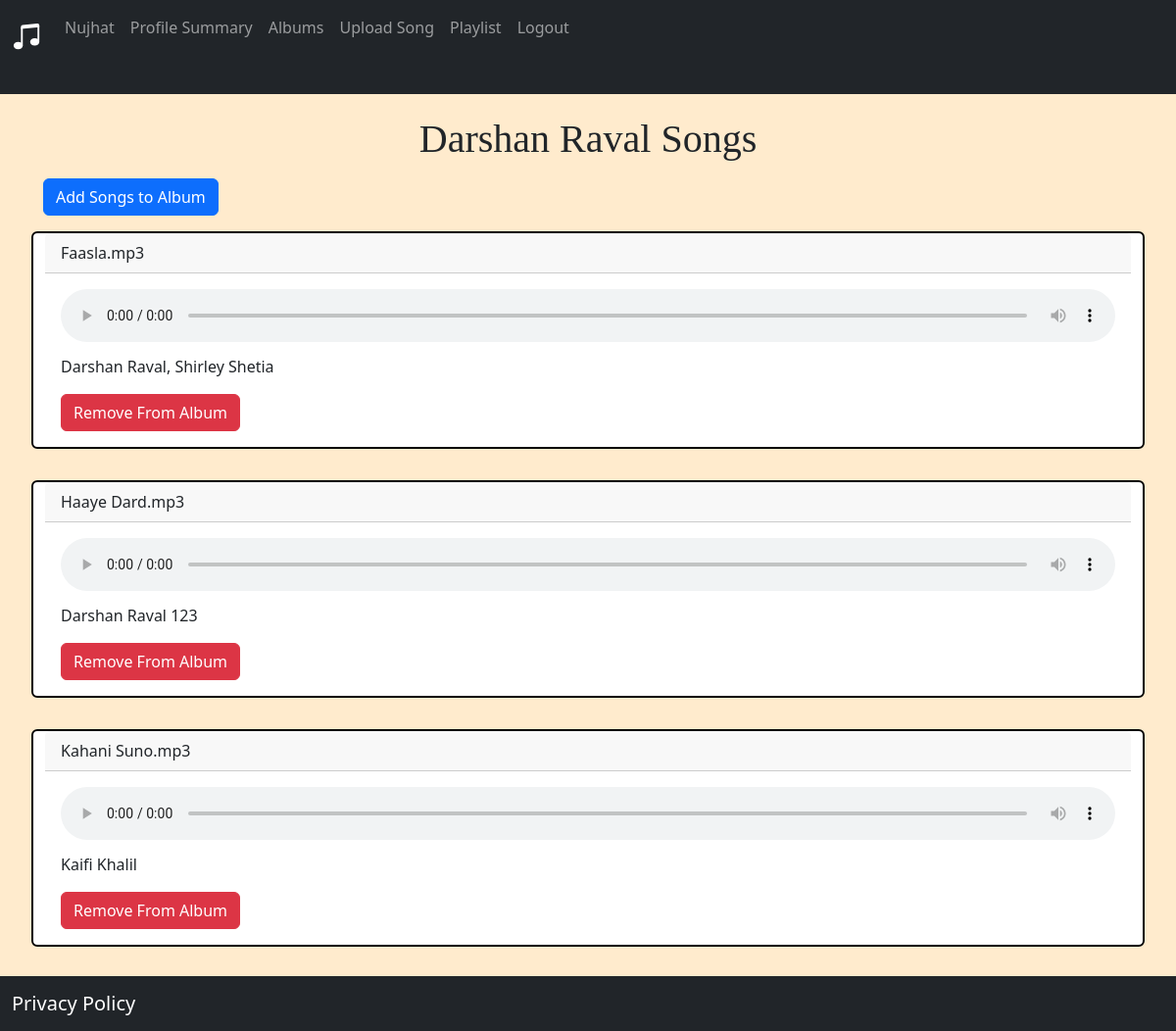
The app's page /view_album_songs/1 (signed in) with its own data.
### website/models.py (models this page shows)
class Album(db.Model):
    id = db.Column(db.Integer, primary_key = True)
    name = db.Column(db.String(150))
    genre = db.Column(db.String(150))
    artist = db.Column(db.String(150))
    created_at = db.Column(db.DateTime(), default = func.now())
    user_id = db.Column(db.Integer, db.ForeignKey('user.id'))
    album_songs = db.relationship('Song', secondary=album_song_association, back_populates='albums')

class Song(db.Model):
    id = db.Column(db.Integer, primary_key = True)
    name = db.Column(db.String(150))
    lyrics = db.Column(db.String(5000))
    duration = db.Column(db.String(150))
    singer = db.Column(db.String(150))
    genre = db.Column(db.String(150))
    created_at = db.Column(db.DateTime(), default = func.now())
    ratings = db.Column(db.Float, default=0.0)
    num_ratings = db.Column(db.Integer, default=0)
    user_id = db.Column(db.Integer, db.ForeignKey('user.id'))
    albums = db.relationship('Album', secondary= album_song_association, back_populates='album_songs')
    playlists = db.relationship('Playlist', secondary= playlist_song_association, back_populates='songs')

### website/album.py (the view)
@album.route('/view_album_songs/<album_id>')
def view_album_songs(album_id):
    user_name = session.get('user_name')
    album = Album.query.filter_by(id = album_id).first()
    songs = album.album_songs
    return render_template('view_album_songs.html', user_name= user_name, songs= songs, album=album)

### website/templates/view_album_songs.html (shortened to what this page needs)
{% extends 'base.html' %}
{% block content%}
<div class="container">
    <center><h1 style="font-family: cursive;"> {{album.name}} </h1></center>
    {% if album.user_id == session.get('user') %}
    <div class="row mt-3">
        <form method="get" action="{{ url_for('album.add_songs_to_album', album_id=album.id) }}">
            <button type="submit" class="btn btn-primary">Add Songs to Album</button>
        </form>
    </div>
{% endif %}
    <div class="row">
        {% for song in songs %}
        <div class="card mt-3 mb-3" style="border: 2px solid black;">
            <div class="card-header">
                {{ song.name }}
            </div>
            <div class="card-body">
                <h5 class="card-title">
                    <audio controls style="width: 100%;">
                        <source src="{{ url_for('static', filename='songs/' + song.name) }}" type="audio/mpeg">
                    </audio>
                </h5>
                <p class="card-text">{{ song.singer }}</p>
                {% if album.user_id == session.get('user') %}
                <form action="{{ url_for('album.remove_from_album', song_id=song.id, album_id=album.id) }}" method="post">
                    <button type="submit" class="btn btn-danger ">Remove From Album</button>
                </form>
                {% endif %}
            </div>
        </div>
        {% endfor %}
    </div>
</div>
{% endblock %}

### records on screen
Album: name "Darshan Raval Songs"
Song: name "Faasla.mp3", singer "Darshan Raval, Shirley Shetia"
Song: name "Haaye Dard.mp3", singer "Darshan Raval 123"
Song: name "Kahani Suno.mp3", singer "Kaifi Khalil"

### other values on screen
{{ user_name }} "Nujhat"
